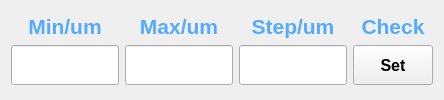
              <widget class="QWidget" name="tab_4">
               <attribute name="title">
                <string>X_Set</string>
               </attribute>
               <layout class="QVBoxLayout" name="verticalLayout">
                <item>
                 <layout class="QGridLayout" name="gridLayout_6">
                  <item row="0" column="0">
                   <layout class="QVBoxLayout" name="verticalLayout_2">
                    <item>
                     <widget class="QLabel" name="label_2">
                      <property name="sizePolicy">
                       <sizepolicy hsizetype="Preferred" vsizetype="Fixed">
                        <horstretch>0</horstretch>
                        <verstretch>0</verstretch>
                       </sizepolicy>
                      </property>
                      <property name="minimumSize">
                       <size>
                        <width>60</width>
                        <height>25</height>
                       </size>
                      </property>
                      <property name="palette">
                       <palette>
                        <active>
                         <colorrole role="WindowText">
                          <brush brushstyle="SolidPattern">
                           <color alpha="255">
                            <red>85</red>
                            <green>170</green>
                            <blue>255</blue>
                           </color>
                          </brush>
                         </colorrole>
                         <colorrole role="Text">
                          <brush brushstyle="SolidPattern">
                           <color alpha="255">
                            <red>85</red>
                            <green>170</green>
                            <blue>255</blue>
                           </color>
                          </brush>
                         </colorrole>
                         <colorrole role="PlaceholderText">
                          <brush brushstyle="NoBrush">
                           <color alpha="128">
                            <red>85</red>
                            <green>170</green>
                            <blue>255</blue>
                           </color>
                          </brush>
                         </colorrole>
                        </active>
                        <inactive>
                         <colorrole role="WindowText">
                          <brush brushstyle="SolidPattern">
                           <color alpha="255">
                            <red>85</red>
                            <green>170</green>
                            <blue>255</blue>
                           </color>
                          </brush>
                         </colorrole>
                         <colorrole role="Text">
                          <brush brushstyle="SolidPattern">
                           <color alpha="255">
                            <red>85</red>
                            <green>170</green>
                            <blue>255</blue>
                           </color>
                          </brush>
                         </colorrole>
                         <colorrole role="PlaceholderText">
                          <brush brushstyle="NoBrush">
                           <color alpha="128">
                            <red>85</red>
                            <green>170</green>
                            <blue>255</blue>
                           </color>
                          </brush>
                         </colorrole>
                        </inactive>
                        <disabled>
                         <colorrole role="WindowText">
                          <brush brushstyle="SolidPattern">
                           <color alpha="255">
                            <red>120</red>
                            <green>120</green>
                            <blue>120</blue>
                           </color>
                          </brush>
                         </colorrole>
                         <colorrole role="Text">
                          <brush brushstyle="SolidPattern">
                           <color alpha="255">
                            <red>120</red>
                            <green>120</green>
                            <blue>120</blue>
                           </color>
                          </brush>
                         </colorrole>
                         <colorrole role="PlaceholderText">
                          <brush brushstyle="NoBrush">
                           <color alpha="128">
                            <red>85</red>
                            <green>170</green>
                            <blue>255</blue>
                           </color>
                          </brush>
                         </colorrole>
                        </disabled>
                       </palette>
                      </property>
                      <property name="font">
                       <font>
                        <family>Arial</family>
                        <pointsize>16</pointsize>
                        <weight>75</weight>
                        <bold>true</bold>
                       </font>
                      </property>
                      <property name="text">
                       <string>Min/um</string>
                      </property>
                      <property name="alignment">
                       <set>Qt::AlignCenter</set>
                      </property>
                     </widget>
                    </item>
                    <item>
                     <widget class="QLineEdit" name="X_min_set">
                      <property name="minimumSize">
                       <size>
                        <width>100</width>
                        <height>40</height>
                       </size>
                      </property>
                      <property name="toolTip">
                       <string>Minimal axis postion</string>
                      </property>
                      <property name="inputMethodHints">
                       <set>Qt::ImhNoAutoUppercase|Qt::ImhPreferNumbers</set>
                      </property>
                      <property name="alignment">
                       <set>Qt::AlignCenter</set>
                      </property>
                     </widget>
                    </item>
                   </layout>
                  </item>
                  <item row="0" column="1">
                   <layout class="QVBoxLayout" name="verticalLayout_3">
                    <item>
                     <widget class="QLabel" name="label_3">
                      <property name="sizePolicy">
                       <sizepolicy hsizetype="Preferred" vsizetype="Fixed">
                        <horstretch>0</horstretch>
                        <verstretch>0</verstretch>
                       </sizepolicy>
                      </property>
                      <property name="minimumSize">
                       <size>
                        <width>60</width>
                        <height>25</height>
                       </size>
                      </property>
                      <property name="palette">
                       <palette>
                        <active>
                         <colorrole role="WindowText">
                          <brush brushstyle="SolidPattern">
                           <color alpha="255">
                            <red>85</red>
                            <green>170</green>
                            <blue>255</blue>
                           </color>
                          </brush>
                         </colorrole>
                         <colorrole role="Text">
                          <brush brushstyle="SolidPattern">
                           <color alpha="255">
                            <red>85</red>
                            <green>170</green>
                            <blue>255</blue>
                           </color>
                          </brush>
                         </colorrole>
                         <colorrole role="PlaceholderText">
                          <brush brushstyle="NoBrush">
                           <color alpha="128">
                            <red>85</red>
                            <green>170</green>
                            <blue>255</blue>
                           </color>
                          </brush>
                         </colorrole>
                        </active>
                        <inactive>
                         <colorrole role="WindowText">
                          <brush brushstyle="SolidPattern">
                           <color alpha="255">
                            <red>85</red>
                            <green>170</green>
                            <blue>255</blue>
                           </color>
                          </brush>
                         </colorrole>
                         <colorrole role="Text">
                          <brush brushstyle="SolidPattern">
                           <color alpha="255">
                            <red>85</red>
                            <green>170</green>
                            <blue>255</blue>
                           </color>
                          </brush>
                         </colorrole>
                         <colorrole role="PlaceholderText">
                          <brush brushstyle="NoBrush">
                           <color alpha="128">
                            <red>85</red>
                            <green>170</green>
                            <blue>255</blue>
                           </color>
                          </brush>
                         </colorrole>
                        </inactive>
                        <disabled>
                         <colorrole role="WindowText">
                          <brush brushstyle="SolidPattern">
                           <color alpha="255">
                            <red>120</red>
                            <green>120</green>
                            <blue>120</blue>
                           </color>
                          </brush>
                         </colorrole>
                         <colorrole role="Text">
                          <brush brushstyle="SolidPattern">
                           <color alpha="255">
                            <red>120</red>
                            <green>120</green>
                            <blue>120</blue>
                           </color>
                          </brush>
                         </colorrole>
                         <colorrole role="PlaceholderText">
                          <brush brushstyle="NoBrush">
                           <color alpha="128">
                            <red>85</red>
                            <green>170</green>
                            <blue>255</blue>
                           </color>
                          </brush>
                         </colorrole>
                        </disabled>
                       </palette>
                      </property>
                      <property name="font">
                       <font>
                        <family>Arial</family>
                        <pointsize>16</pointsize>
                        <weight>75</weight>
                        <bold>true</bold>
                       </font>
                      </property>
                      <property name="text">
                       <string>Max/um</string>
                      </property>
                      <property name="alignment">
                       <set>Qt::AlignCenter</set>
                      </property>
                     </widget>
                    </item>
                    <item>
                     <widget class="QLineEdit" name="X_max_set">
                      <property name="minimumSize">
                       <size>
                        <width>100</width>
                        <height>40</height>
                       </size>
                      </property>
                      <property name="toolTip">
                       <string>Maximal axis position</string>
                      </property>
                      <property name="inputMethodHints">
                       <set>Qt::ImhNoAutoUppercase|Qt::ImhPreferNumbers</set>
                      </property>
                      <property name="alignment">
                       <set>Qt::AlignCenter</set>
                      </property>
                     </widget>
                    </item>
                   </layout>
                  </item>
                  <item row="0" column="2">
                   <layout class="QVBoxLayout" name="verticalLayout_4">
                    <item>
                     <widget class="QLabel" name="label_4">
                      <property name="sizePolicy">
                       <sizepolicy hsizetype="Preferred" vsizetype="Fixed">
                        <horstretch>0</horstretch>
                        <verstretch>0</verstretch>
                       </sizepolicy>
                      </property>
                      <property name="minimumSize">
                       <size>
                        <width>60</width>
                        <height>25</height>
                       </size>
                      </property>
                      <property name="palette">
                       <palette>
                        <active>
                         <colorrole role="WindowText">
                          <brush brushstyle="SolidPattern">
                           <color alpha="255">
                            <red>85</red>
                            <green>170</green>
                            <blue>255</blue>
                           </color>
                          </brush>
                         </colorrole>
                         <colorrole role="Text">
                          <brush brushstyle="SolidPattern">
                           <color alpha="255">
                            <red>85</red>
                            <green>170</green>
                            <blue>255</blue>
                           </color>
                          </brush>
                         </colorrole>
                         <colorrole role="PlaceholderText">
                          <brush brushstyle="NoBrush">
                           <color alpha="128">
                            <red>85</red>
                            <green>170</green>
                            <blue>255</blue>
                           </color>
                          </brush>
                         </colorrole>
                        </active>
                        <inactive>
                         <colorrole role="WindowText">
                          <brush brushstyle="SolidPattern">
                           <color alpha="255">
                            <red>85</red>
                            <green>170</green>
                            <blue>255</blue>
                           </color>
                          </brush>
                         </colorrole>
                         <colorrole role="Text">
                          <brush brushstyle="SolidPattern">
                           <color alpha="255">
                            <red>85</red>
                            <green>170</green>
                            <blue>255</blue>
                           </color>
                          </brush>
                         </colorrole>
                         <colorrole role="PlaceholderText">
                          <brush brushstyle="NoBrush">
                           <color alpha="128">
                            <red>85</red>
                            <green>170</green>
                            <blue>255</blue>
                           </color>
                          </brush>
                         </colorrole>
                        </inactive>
                        <disabled>
                         <colorrole role="WindowText">
                          <brush brushstyle="SolidPattern">
                           <color alpha="255">
                            <red>120</red>
                            <green>120</green>
                            <blue>120</blue>
                           </color>
                          </brush>
                         </colorrole>
                         <colorrole role="Text">
                          <brush brushstyle="SolidPattern">
                           <color alpha="255">
                            <red>120</red>
                            <green>120</green>
                            <blue>120</blue>
                           </color>
                          </brush>
                         </colorrole>
                         <colorrole role="PlaceholderText">
                          <brush brushstyle="NoBrush">
                           <color alpha="128">
                            <red>85</red>
                            <green>170</green>
                            <blue>255</blue>
                           </color>
                          </brush>
                         </colorrole>
                        </disabled>
                       </palette>
                      </property>
                      <property name="font">
                       <font>
                        <family>Arial</family>
                        <pointsize>16</pointsize>
                        <weight>75</weight>
                        <bold>true</bold>
                       </font>
                      </property>
                      <property name="text">
                       <string>Step/um</string>
                      </property>
                      <property name="alignment">
                       <set>Qt::AlignCenter</set>
                      </property>
                     </widget>
                    </item>
                    <item>
                     <widget class="QLineEdit" name="X_step_set">
                      <property name="minimumSize">
                       <size>
                        <width>100</width>
                        <height>40</height>
                       </size>
                      </property>
                      <property name="toolTip">
                       <string>Step &gt;0.5um</string>
                      </property>
                      <property name="inputMethodHints">
                       <set>Qt::ImhNoAutoUppercase|Qt::ImhPreferNumbers</set>
                      </property>
                      <property name="alignment">
                       <set>Qt::AlignCenter</set>
                      </property>
                     </widget>
                    </item>
                   </layout>
                  </item>
                  <item row="0" column="3">
                   <layout class="QVBoxLayout" name="verticalLayout_9">
                    <item>
                     <widget class="QLabel" name="label_8">
                      <property name="sizePolicy">
                       <sizepolicy hsizetype="Preferred" vsizetype="Fixed">
                        <horstretch>0</horstretch>
                        <verstretch>0</verstretch>
                       </sizepolicy>
                      </property>
                      <property name="minimumSize">
                       <size>
                        <width>60</width>
                        <height>25</height>
                       </size>
                      </property>
                      <property name="palette">
                       <palette>
                        <active>
                         <colorrole role="WindowText">
                          <brush brushstyle="SolidPattern">
                           <color alpha="255">
                            <red>85</red>
                            <green>170</green>
                            <blue>255</blue>
                           </color>
                          </brush>
                         </colorrole>
                         <colorrole role="Text">
                          <brush brushstyle="SolidPattern">
                           <color alpha="255">
                            <red>85</red>
                            <green>170</green>
                            <blue>255</blue>
                           </color>
                          </brush>
                         </colorrole>
                         <colorrole role="PlaceholderText">
                          <brush brushstyle="NoBrush">
                           <color alpha="128">
                            <red>85</red>
                            <green>170</green>
                            <blue>255</blue>
                           </color>
                          </brush>
                         </colorrole>
                        </active>
                        <inactive>
                         <colorrole role="WindowText">
                          <brush brushstyle="SolidPattern">
                           <color alpha="255">
                            <red>85</red>
                            <green>170</green>
                            <blue>255</blue>
                           </color>
                          </brush>
                         </colorrole>
                         <colorrole role="Text">
                          <brush brushstyle="SolidPattern">
                           <color alpha="255">
                            <red>85</red>
                            <green>170</green>
                            <blue>255</blue>
                           </color>
                          </brush>
                         </colorrole>
                         <colorrole role="PlaceholderText">
                          <brush brushstyle="NoBrush">
                           <color alpha="128">
                            <red>85</red>
                            <green>170</green>
                            <blue>255</blue>
                           </color>
                          </brush>
                         </colorrole>
                        </inactive>
                        <disabled>
                         <colorrole role="WindowText">
                          <brush brushstyle="SolidPattern">
                           <color alpha="255">
                            <red>120</red>
                            <green>120</green>
                            <blue>120</blue>
                           </color>
                          </brush>
                         </colorrole>
                         <colorrole role="Text">
                          <brush brushstyle="SolidPattern">
                           <color alpha="255">
                            <red>120</red>
                            <green>120</green>
                            <blue>120</blue>
                           </color>
                          </brush>
                         </colorrole>
                         <colorrole role="PlaceholderText">
                          <brush brushstyle="NoBrush">
                           <color alpha="128">
                            <red>85</red>
                            <green>170</green>
                            <blue>255</blue>
                           </color>
                          </brush>
                         </colorrole>
                        </disabled>
                       </palette>
                      </property>
                      <property name="font">
                       <font>
                        <family>Arial</family>
                        <pointsize>16</pointsize>
                        <weight>75</weight>
                        <bold>true</bold>
                       </font>
                      </property>
                      <property name="text">
                       <string>Check</string>
                      </property>
                      <property name="alignment">
                       <set>Qt::AlignCenter</set>
                      </property>
                     </widget>
                    </item>
                    <item>
                     <widget class="QPushButton" name="Set_X_range">
                      <property name="sizePolicy">
                       <sizepolicy hsizetype="MinimumExpanding" vsizetype="Fixed">
                        <horstretch>0</horstretch>
                        <verstretch>0</verstretch>
                       </sizepolicy>
                      </property>
                      <property name="minimumSize">
                       <size>
                        <width>75</width>
                        <height>40</height>
                       </size>
                      </property>
                      <property name="font">
                       <font>
                        <family>Arial</family>
                        <pointsize>12</pointsize>
                        <weight>75</weight>
                        <bold>true</bold>
                       </font>
                      </property>
                      <property name="text">
                       <string>Set</string>
                      </property>
                     </widget>
                    </item>
                   </layout>
                  </item>
                 </layout>
                </item>
               </layout>
              </widget>
